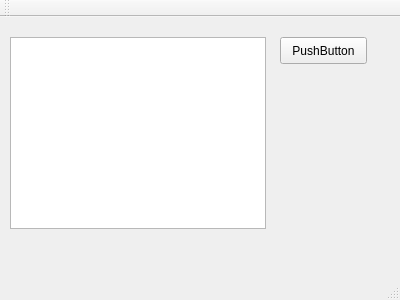
<?xml version="1.0" encoding="UTF-8"?>
<ui version="4.0">
 <class>MainWindow</class>
 <widget class="QMainWindow" name="MainWindow">
  <property name="geometry">
   <rect>
    <x>0</x>
    <y>0</y>
    <width>400</width>
    <height>300</height>
   </rect>
  </property>
  <property name="windowTitle">
   <string>MainWindow</string>
  </property>
  <widget class="QWidget" name="centralWidget">
   <widget class="QPushButton" name="pushButton">
    <property name="geometry">
     <rect>
      <x>280</x>
      <y>20</y>
      <width>87</width>
      <height>27</height>
     </rect>
    </property>
    <property name="text">
     <string>PushButton</string>
    </property>
   </widget>
   <widget class="QListWidget" name="listWidget">
    <property name="geometry">
     <rect>
      <x>10</x>
      <y>20</y>
      <width>256</width>
      <height>192</height>
     </rect>
    </property>
   </widget>
  </widget>
  <widget class="QMenuBar" name="menuBar">
   <property name="geometry">
    <rect>
     <x>0</x>
     <y>0</y>
     <width>400</width>
     <height>25</height>
    </rect>
   </property>
  </widget>
  <widget class="QToolBar" name="mainToolBar">
   <attribute name="toolBarArea">
    <enum>TopToolBarArea</enum>
   </attribute>
   <attribute name="toolBarBreak">
    <bool>false</bool>
   </attribute>
  </widget>
  <widget class="QStatusBar" name="statusBar"/>
 </widget>
 <layoutdefault spacing="6" margin="11"/>
 <resources/>
 <connections/>
</ui>
